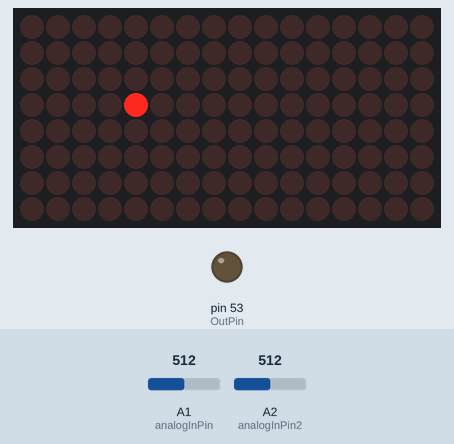
Bench run of a sketch on a simulated Arduino Mega 2560, built with avr-gcc and run on an emulated ATmega2560. On the bench: 16×8 LED matrix, output pins drawn as LEDs (lit = HIGH). The inputs (shaded band) are chosen by the test bench; at power-on: A1 (analogInPin) = 512, A2 (analogInPin2) = 512.

Above: at 0.15 s.
At 3.34 s:
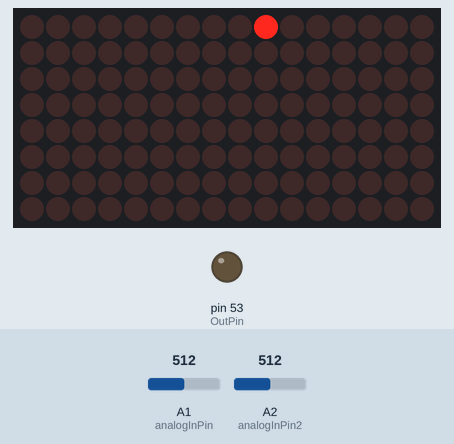
4.8 s: A1 (analogInPin) set to 910
At 4.97 s:
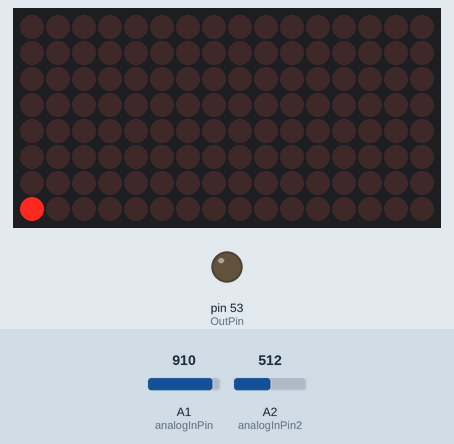

The sketch:

proyecto.ino
```cpp
/*sistemas digitales "mini air hockey"
se incluye la libreria led control la cual fue descargada a traves del programa de arduino IDE*/
#include "LedControl.h"
int i=3,j=4,aux=0,aux1=0; //variables globales que son utilizadas para el codigo
const int analogInPin = A1; // Pin analogico 1 para la lectura del Fototransistor
const int analogInPin2 = A2;
const int OutPin = 53;      // Pin para el led indicador

int sensorValue = 0;        // Inicializamos el valor del sensor
int sensorValue2 = 0;
/*
 la funcion led control es para definir la configuracion de la matriz
 pin 12 es la conexion del DIN o DATA
 pin 11 es la conexion del CLK
 pin 10 es la conexion del CS
 */
LedControl lc=LedControl(12,11,10,2);

unsigned long delaytime=1;

void setup()
{

  lc.shutdown(0,false); // como el controlador de la matriz esta en modo de ahorro de energia se incia con lo siguiente
  lc.setIntensity(0,8); // se configura el brillo de la matriz
  lc.clearDisplay(0); // lo que hace esto es limpiar la matriz

   lc.shutdown(1,false);
   lc.setIntensity(1,8);
   lc.clearDisplay(1);
   // Inicializamos la comunicacion serial a 9600 bps:
  Serial.begin(9600);
  pinMode(OutPin, OUTPUT);
}


/*Codigo prueba para encender las barras laterales
 *
 * void S()
{
  sensorValue = analogRead(analogInPin);
  sensorValue2 = analogRead(analogInPin2);
  // Si el valor obtenido es mayor a 900 se activa el LED

  if(sensorValue > 900)
  {

    lc.setLed(0,0,0,1);
    lc.setLed(0,0,1,1);
    lc.setLed(0,0,2,1);
  }

  if(sensorValue2 > 900)
  {

    lc.setLed(0,0,4,1);
    lc.setLed(0,0,5,1);
    lc.setLed(0,0,6,1);
  }

  // Imprimimos el valor en el monitor.
  Serial.print("sensor = " );
  Serial.println(sensorValue);
  Serial.println(sensorValue2);
  delay(100);

}*/

void MDD() //MDD hace alucion a movimiento del disco
{
  int k;
/* lo que hace el siguiente codigo es que donde inicie el disco tome un comportamiento y rebote en las paredes de la matriz simulando el movimiento del disco*/
  do
  {
    if(aux1==0)
    {
      if(i<8)
      {
      lc.clearDisplay(0);
      lc.setLed(0,i,j,1); // esta funcion tiene como objetivo el prender un led en la posicion i,j
      delay(delaytime);
      }
      else
      {
        lc.clearDisplay(0);
        lc.clearDisplay(1);
        k=i-8;
        lc.setLed(1,k,j,1); // esta funcion tiene como objetivo el prender un led en la posicion i,j
        delay(delaytime);
      }
      j++;
      if(j==7)
      {
        aux1=1;
        delaytime+=10;
      }

    }
    else
    {
      if(i<8)
      {
      lc.clearDisplay(1);
      lc.clearDisplay(0);
      lc.setLed(0,i,j,1); // esta funcion tiene como objetivo el prender un led en la posicion i,j
      delay(delaytime);
      }
      else
      {
        lc.clearDisplay(0);
        lc.clearDisplay(1);
        k=i-8;
        lc.setLed(1,k,j,1); // esta funcion tiene como objetivo el prender un led en la posicion i,j
        delay(delaytime);
      }
      j--;
      if(j==0)
      {
        aux1=0;
        delaytime+=10;
      }
    }
    i++;
    if(i==15)
    {
     aux=1;
    }
/*Prueba para encender las barras laterales*/

    sensorValue = analogRead(analogInPin);
  sensorValue2 = analogRead(analogInPin2);
  // Si el valor obtenido es mayor a 900 se activa el LED
  if(sensorValue > 900)
  {
    //Se encienden los pines 0,1 y 2 de la columna 0
    lc.setLed(0,0,0,1);
    lc.setLed(0,0,1,1);
    lc.setLed(0,0,2,1);
  }

  if(sensorValue2 > 900)
  {
    //Se encienden los pines 4,5 y 6 de la columna 0
    lc.setLed(0,0,4,1);
    lc.setLed(0,0,5,1);
    lc.setLed(0,0,6,1);
  }

  }while(aux==0);

  do
  {
    if(aux1==0)
    {
      if(i<8)
      {
      lc.clearDisplay(1);
      lc.clearDisplay(0);
      lc.setLed(0,i,j,1); // esta funcion tiene como objetivo el prender un led en la posicion i,j
      delay(delaytime);
      }
      else
      {
        lc.clearDisplay(0);
        lc.clearDisplay(1);
        k=i-8;
        lc.setLed(1,k,j,1); // esta funcion tiene como objetivo el prender un led en la posicion i,j
        delay(delaytime);
      }
      j++;
      if(j==7)
      {
        aux1=1;
        delaytime+=10;
      }

    }
    else
    {
      if(i<8)
      {
      lc.clearDisplay(1);
      lc.clearDisplay(0);
      lc.setLed(0,i,j,1); // esta funcion tiene como objetivo el prender un led en la posicion i,j
      delay(delaytime);
      }
      else
      {
        lc.clearDisplay(0);
        lc.clearDisplay(1);
        k=i-8;
        lc.setLed(1,k,j,1); // esta funcion tiene como objetivo el prender un led en la posicion i,j
        delay(delaytime);
      }
      j--;
      if(j==0)
      {
        aux1=0;
        delaytime+=10;
      }
    }
    i--;
    if(i==0)
    {
     aux=0;
    }
    sensorValue = analogRead(analogInPin);
  sensorValue2 = analogRead(analogInPin2);

  // Si el valor obtenido es mayor a 900 se activan los led definidos
  if(sensorValue > 900)
  {
    //Se encienden los pines 0,1 y 2 de la columna 0
    lc.setLed(0,0,0,1);
    lc.setLed(0,0,1,1);
    lc.setLed(0,0,2,1);
  }

  if(sensorValue2 > 900)
  {
    //Se encienden los pines 4,5 y 6 de la columna 0
    lc.setLed(0,0,4,1);
    lc.setLed(0,0,5,1);
    lc.setLed(0,0,6,1);
  }
  }
  while(aux==1);


}
void loop()
{
  MDD();
}
```
